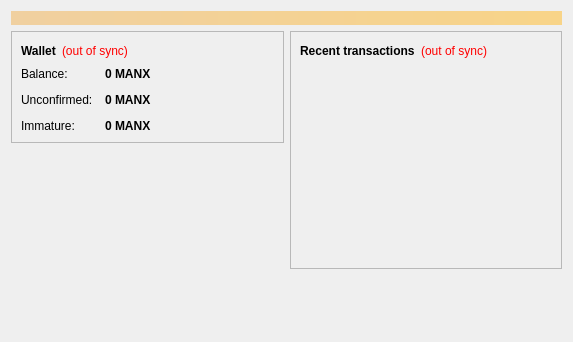
<?xml version="1.0" encoding="UTF-8"?>
<ui version="4.0">
 <class>OverviewPage</class>
 <widget class="QWidget" name="OverviewPage">
  <property name="geometry">
   <rect>
    <x>0</x>
    <y>0</y>
    <width>573</width>
    <height>342</height>
   </rect>
  </property>
  <property name="windowTitle">
   <string>Form</string>
  </property>
  <layout class="QVBoxLayout" name="topLayout">
   <item>
    <widget class="QLabel" name="labelAlerts">
     <property name="visible">
      <bool>false</bool>
     </property>
     <property name="styleSheet">
      <string notr="true">background-color: qlineargradient(x1: 0, y1: 0, x2: 1, y2: 0, stop:0 #F0D0A0, stop:1 #F8D488); color:#000000;</string>
     </property>
     <property name="wordWrap">
      <bool>true</bool>
     </property>
     <property name="margin">
      <number>3</number>
     </property>
    </widget>
   </item>
   <item>
    <layout class="QHBoxLayout" name="horizontalLayout" stretch="1,1">
     <item>
      <layout class="QVBoxLayout" name="verticalLayout_2">
       <item>
        <widget class="QFrame" name="frame">
         <property name="frameShape">
          <enum>QFrame::StyledPanel</enum>
         </property>
         <property name="frameShadow">
          <enum>QFrame::Raised</enum>
         </property>
         <layout class="QVBoxLayout" name="verticalLayout_4">
          <item>
           <layout class="QHBoxLayout" name="horizontalLayout_4">
            <item>
             <widget class="QLabel" name="label_5">
              <property name="font">
               <font>
                <weight>75</weight>
                <bold>true</bold>
               </font>
              </property>
              <property name="text">
               <string>Wallet</string>
              </property>
             </widget>
            </item>
            <item>
             <widget class="QLabel" name="labelWalletStatus">
              <property name="toolTip">
               <string>The displayed information may be out of date. Your wallet automatically synchronizes with the Litecoin network after a connection is established, but this process has not completed yet.</string>
              </property>
              <property name="styleSheet">
               <string notr="true">QLabel { color: red; }</string>
              </property>
              <property name="text">
               <string notr="true">(out of sync)</string>
              </property>
              <property name="alignment">
               <set>Qt::AlignLeading|Qt::AlignLeft|Qt::AlignVCenter</set>
              </property>
             </widget>
            </item>
            <item>
             <spacer name="horizontalSpacer_2">
              <property name="orientation">
               <enum>Qt::Horizontal</enum>
              </property>
              <property name="sizeHint" stdset="0">
               <size>
                <width>40</width>
                <height>20</height>
               </size>
              </property>
             </spacer>
            </item>
           </layout>
          </item>
          <item>
           <layout class="QFormLayout" name="formLayout_2">
            <property name="fieldGrowthPolicy">
             <enum>QFormLayout::AllNonFixedFieldsGrow</enum>
            </property>
            <property name="horizontalSpacing">
             <number>12</number>
            </property>
            <property name="verticalSpacing">
             <number>12</number>
            </property>
            <item row="0" column="0">
             <widget class="QLabel" name="label">
              <property name="text">
               <string>Balance:</string>
              </property>
             </widget>
            </item>
            <item row="0" column="1">
             <widget class="QLabel" name="labelBalance">
              <property name="font">
               <font>
                <weight>75</weight>
                <bold>true</bold>
               </font>
              </property>
              <property name="cursor">
               <cursorShape>IBeamCursor</cursorShape>
              </property>
              <property name="toolTip">
               <string>Your current balance</string>
              </property>
              <property name="text">
               <string notr="true">0 MANX</string>
              </property>
              <property name="textInteractionFlags">
               <set>Qt::LinksAccessibleByMouse|Qt::TextSelectableByKeyboard|Qt::TextSelectableByMouse</set>
              </property>
             </widget>
            </item>
            <item row="1" column="0">
             <widget class="QLabel" name="label_3">
              <property name="text">
               <string>Unconfirmed:</string>
              </property>
             </widget>
            </item>
            <item row="1" column="1">
             <widget class="QLabel" name="labelUnconfirmed">
              <property name="font">
               <font>
                <weight>75</weight>
                <bold>true</bold>
               </font>
              </property>
              <property name="cursor">
               <cursorShape>IBeamCursor</cursorShape>
              </property>
              <property name="toolTip">
               <string>Total of transactions that have yet to be confirmed, and do not yet count toward the current balance</string>
              </property>
              <property name="text">
               <string notr="true">0 MANX</string>
              </property>
              <property name="textInteractionFlags">
               <set>Qt::LinksAccessibleByMouse|Qt::TextSelectableByKeyboard|Qt::TextSelectableByMouse</set>
              </property>
             </widget>
            </item>
            <item row="2" column="0">
             <widget class="QLabel" name="labelImmatureText">
              <property name="text">
               <string>Immature:</string>
              </property>
             </widget>
            </item>
            <item row="2" column="1">
             <widget class="QLabel" name="labelImmature">
              <property name="font">
               <font>
                <weight>75</weight>
                <bold>true</bold>
               </font>
              </property>
              <property name="toolTip">
               <string>Mined balance that has not yet matured</string>
              </property>
              <property name="text">
               <string notr="true">0 MANX</string>
              </property>
              <property name="textInteractionFlags">
               <set>Qt::LinksAccessibleByMouse|Qt::TextSelectableByKeyboard|Qt::TextSelectableByMouse</set>
              </property>
             </widget>
            </item>
           </layout>
          </item>
         </layout>
        </widget>
       </item>
       <item>
        <spacer name="verticalSpacer">
         <property name="orientation">
          <enum>Qt::Vertical</enum>
         </property>
         <property name="sizeHint" stdset="0">
          <size>
           <width>20</width>
           <height>40</height>
          </size>
         </property>
        </spacer>
       </item>
      </layout>
     </item>
     <item>
      <layout class="QVBoxLayout" name="verticalLayout_3">
       <item>
        <widget class="QFrame" name="frame_2">
         <property name="frameShape">
          <enum>QFrame::StyledPanel</enum>
         </property>
         <property name="frameShadow">
          <enum>QFrame::Raised</enum>
         </property>
         <layout class="QVBoxLayout" name="verticalLayout">
          <item>
           <layout class="QHBoxLayout" name="horizontalLayout_2">
            <item>
             <widget class="QLabel" name="label_4">
              <property name="text">
               <string>&lt;b&gt;Recent transactions&lt;/b&gt;</string>
              </property>
             </widget>
            </item>
            <item>
             <widget class="QLabel" name="labelTransactionsStatus">
              <property name="toolTip">
               <string>The displayed information may be out of date. Your wallet automatically synchronizes with the Litecoin network after a connection is established, but this process has not completed yet.</string>
              </property>
              <property name="styleSheet">
               <string notr="true">QLabel { color: red; }</string>
              </property>
              <property name="text">
               <string notr="true">(out of sync)</string>
              </property>
              <property name="alignment">
               <set>Qt::AlignRight|Qt::AlignTrailing|Qt::AlignVCenter</set>
              </property>
             </widget>
            </item>
            <item>
             <spacer name="horizontalSpacer">
              <property name="orientation">
               <enum>Qt::Horizontal</enum>
              </property>
              <property name="sizeHint" stdset="0">
               <size>
                <width>40</width>
                <height>20</height>
               </size>
              </property>
             </spacer>
            </item>
           </layout>
          </item>
          <item>
           <widget class="QListView" name="listTransactions">
            <property name="styleSheet">
             <string notr="true">QListView { background: transparent; }</string>
            </property>
            <property name="frameShape">
             <enum>QFrame::NoFrame</enum>
            </property>
            <property name="verticalScrollBarPolicy">
             <enum>Qt::ScrollBarAlwaysOff</enum>
            </property>
            <property name="horizontalScrollBarPolicy">
             <enum>Qt::ScrollBarAlwaysOff</enum>
            </property>
            <property name="selectionMode">
             <enum>QAbstractItemView::NoSelection</enum>
            </property>
           </widget>
          </item>
         </layout>
        </widget>
       </item>
       <item>
        <spacer name="verticalSpacer_2">
         <property name="orientation">
          <enum>Qt::Vertical</enum>
         </property>
         <property name="sizeHint" stdset="0">
          <size>
           <width>20</width>
           <height>40</height>
          </size>
         </property>
        </spacer>
       </item>
      </layout>
     </item>
    </layout>
   </item>
  </layout>
 </widget>
 <resources/>
 <connections/>
</ui>
